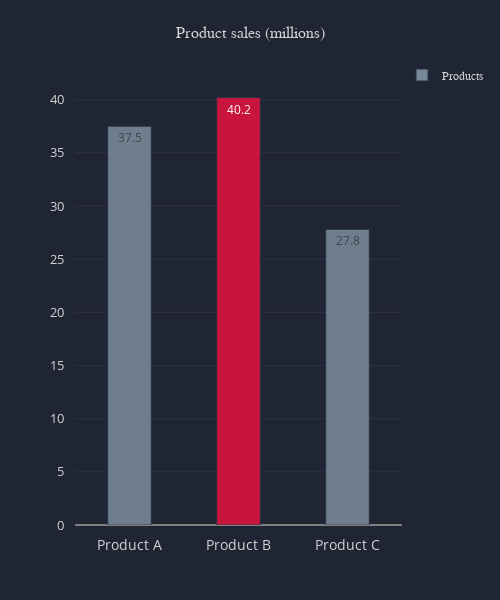

Write notebook code for a chart like this one.
### Markdown cell above
## Simple Vertical Bar Chart

### Code cell
# create data
index = ['Product A', 'Product B', 'Product C']
values = {'Products': [37.5, 40.2, 27.8]}
data = pd.DataFrame(data=values, index=index).transpose()


# layout
layout = chart_styles(
    width=500, 
    height=600,
    title='Product sales (millions)', 
    title_size=16, 
    xaxis_ticksize=14)

# set colors
idmax = data.idxmax(axis=1)[0]
max_val_idx = data.columns.get_loc(idmax)
colors = ['lightslategray',] * len(data.values[0])
colors[max_val_idx] = 'crimson'

# traces
traces = bar_chart(
    df=data,
    bar_width=0.4, 
    textpos='inside', 
    linewidth=1, 
    marker_color=colors)


display_chart(traces=traces, layout=layout)

### Figure 1 — Plotly figure (JSON) as saved in the notebook; plotly's stock layout.template omitted (floating-point values rounded to 4 significant figures)
{"data": [{"marker": {"color": ["lightslategray", "crimson", "lightslategray"], "line": {"color": "#2C3347", "width": 1}, "opacity": 0.9}, "name": "Products", "orientation": "v", "text": [37.5, 40.2, 27.8], "textposition": "inside", "type": "bar", "width": 0.4, "x": ["Product A", "Product B", "Product C"], "y": [37.5, 40.2, 27.8]}], "layout": {"autosize": true, "height": 600, "legend": {"bordercolor": "#202534", "borderwidth": 0, "font": {"color": "lightgrey", "family": "sans-serif", "size": 12}, "itemclick": "toggle", "itemdoubleclick": "toggleothers", "orientation": "v", "traceorder": "normal", "valign": "middle", "x": 1, "xanchor": "left", "y": 1, "yanchor": "middle"}, "margin": {"b": 75, "l": 75, "pad": 10, "r": 50, "t": 75}, "paper_bgcolor": "#202534", "plot_bgcolor": "#202534", "showlegend": true, "title": {"font": {"color": "lightgrey", "family": "sans-serif", "size": 16}, "text": "Product sales (millions)", "x": 0.5}, "width": 500, "xaxis": {"autorange": true, "color": "lightgrey", "dtick": 1, "gridcolor": "#3d4152", "gridwidth": 0.5, "separatethousands": true, "showgrid": false, "showline": false, "showticklabels": true, "tickangle": 0, "tickfont": {"color": "lightgrey", "size": 14}, "tickformat": "", "tickmode": "auto", "ticks": "", "title": {"font": {"color": "lightgrey", "family": "sans-serif", "size": 18}, "text": ""}, "type": "-", "zeroline": false, "zerolinecolor": "grey"}, "yaxis": {"autorange": true, "color": "lightgrey", "dtick": 1, "gridcolor": "#3d4152", "gridwidth": 0.5, "separatethousands": true, "showgrid": true, "showline": false, "showticklabels": true, "tickangle": 0, "tickfont": {"color": "lightgrey", "size": 13}, "tickformat": "", "tickmode": "auto", "ticks": "", "title": {"font": {"color": "lightgrey", "family": "sans-serif", "size": 18}, "text": ""}, "type": "-", "zeroline": true, "zerolinecolor": "grey"}}}
